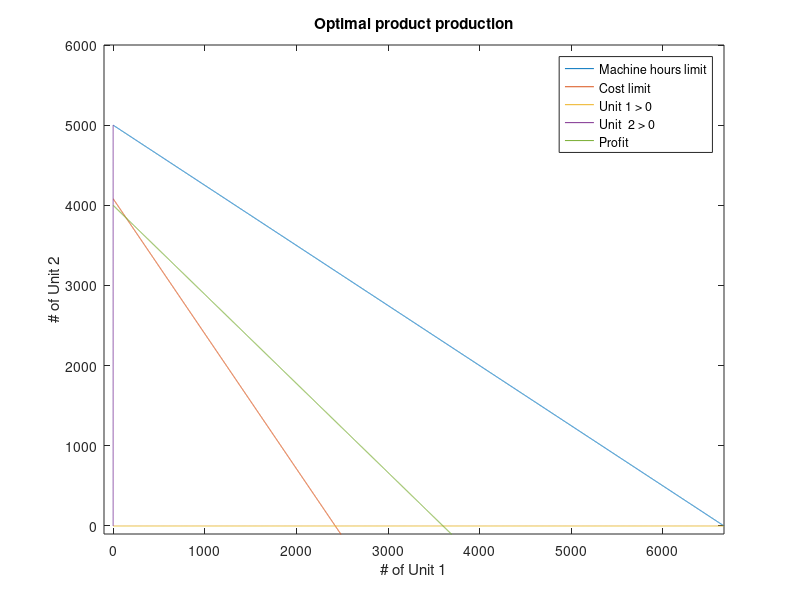

MATLAB code to generate this figure:
% CS515 Homework 2 Sample
f1 = @(x) 20000/4 - 3/4*x;
f2 = @(x) 4000/(2-0.3*3.4) - (3-.45*3)*x/(2-0.3*3.4);

xx = 0:20000/3;
yy1 = f1(xx);
yy2 = f2(xx);
yy3 = zeros(length(xx), 1);
xx4 = zeros(length(xx),1);
yy4 = linspace(0,5000,length(xx));

cost = @(x) -6/5.4 * x + 4000;
yy5 = cost(xx);
plot(xx,yy1,xx,yy2,xx,yy3,xx4,yy4, xx,yy5); axis([-100, inf, -100, 6000])
title('Optimal product production'); xlabel('# of Unit 1'); ylabel('# of Unit 2');
legend('Machine hours limit', 'Cost limit', 'Unit 1 > 0', 'Unit  2 > 0', 'Profit')

